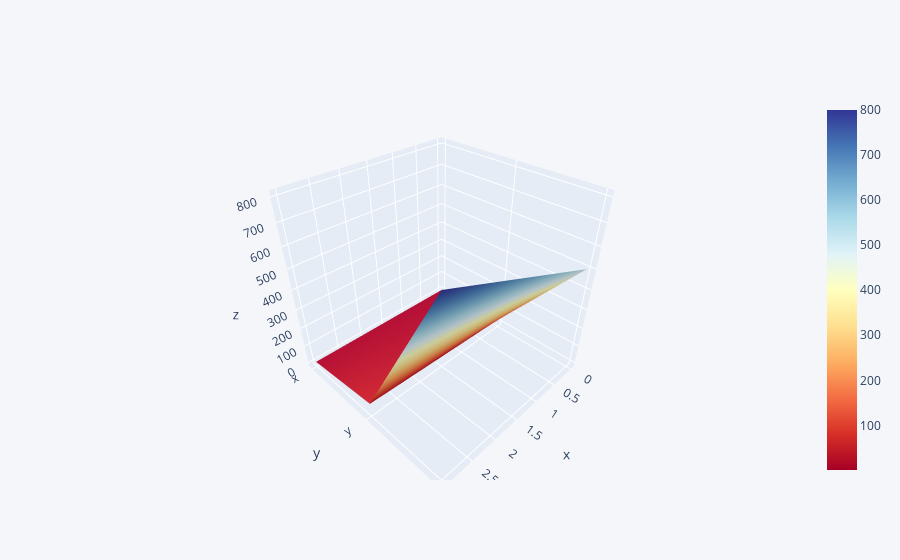

This figure's notebook cell:
### Code cell
df3.iplot(kind='surface',colorscale='rdylbu')

### Figure 1 — Plotly figure (JSON) as saved in the notebook; plotly's stock layout.template omitted (floating-point values rounded to 4 significant figures)
{"data": [{"colorscale": [[0, "rgb(165,0,38)"], [0.1, "rgb(215,48,39)"], [0.2, "rgb(244,109,67)"], [0.3, "rgb(253,174,97)"], [0.4, "rgb(254,224,144)"], [0.5, "rgb(255,255,191)"], [0.6, "rgb(224,243,248)"], [0.7, "rgb(171,217,233)"], [0.8, "rgb(116,173,209)"], [0.9, "rgb(69,117,180)"], [1, "rgb(49,54,149)"]], "type": "surface", "x": [0, 1, 2, 3], "y": ["x", "y", "z"], "z": [[1, 2, 3, 4], [20, 30, 40, 50], [500, 600, 700, 800]]}], "layout": {"legend": {"bgcolor": "#F5F6F9", "font": {"color": "#4D5663"}}, "paper_bgcolor": "#F5F6F9", "plot_bgcolor": "#F5F6F9", "title": {"font": {"color": "#4D5663"}}, "xaxis": {"gridcolor": "#E1E5ED", "showgrid": true, "tickfont": {"color": "#4D5663"}, "title": {"font": {"color": "#4D5663"}, "text": ""}, "zerolinecolor": "#E1E5ED"}, "yaxis": {"gridcolor": "#E1E5ED", "showgrid": true, "tickfont": {"color": "#4D5663"}, "title": {"font": {"color": "#4D5663"}, "text": ""}, "zerolinecolor": "#E1E5ED"}}}
